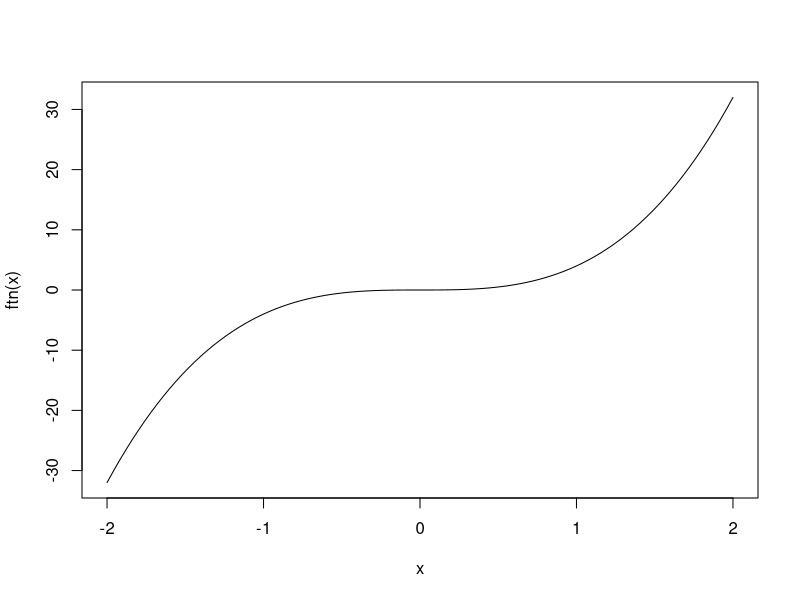
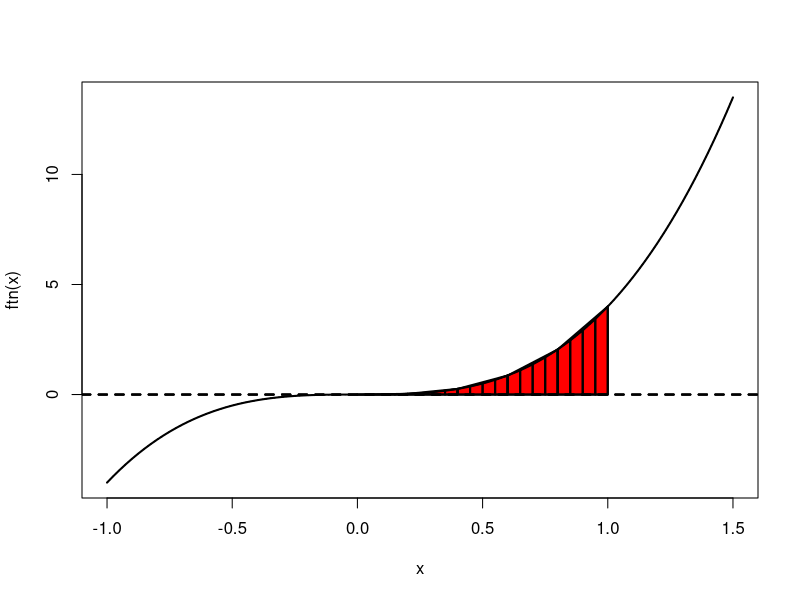
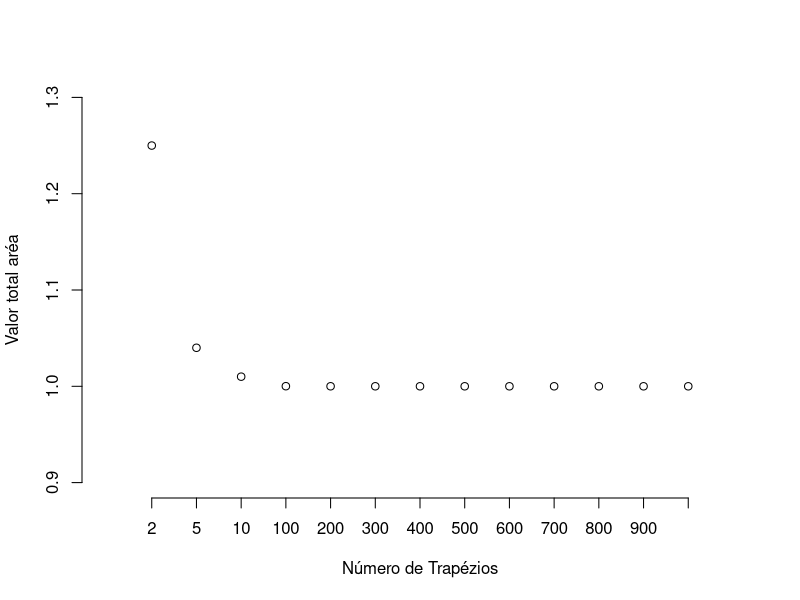
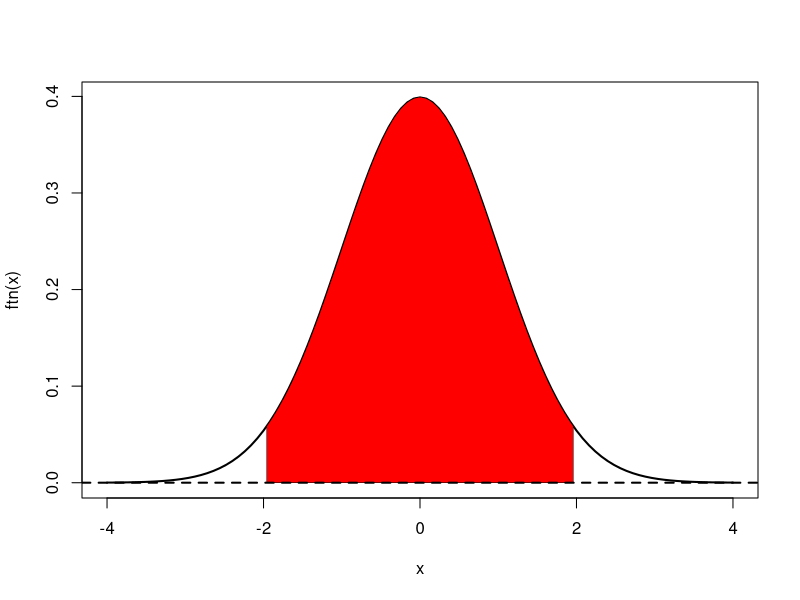
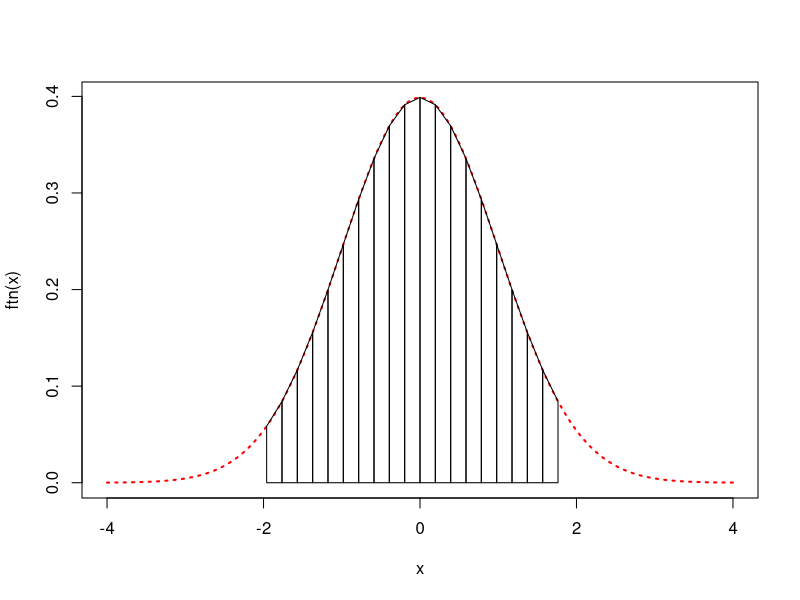

Write R code to recreate these figures, in order.
trapezoid <- function(ftn, a, b, n = 100) {
  h <- (b-a)/n
  x.vec <- seq(a, b, by = h)
  f.vec <- sapply(x.vec, ftn)
  T <- h*(f.vec[1]/2 + sum(f.vec[2:n]) + f.vec[n+1]/2)
  return(T)
}

ftn <- function(x) return(4 * x^3)

#figura 1
curve(ftn(x),-2,2)


#figura 2
curve(ftn(x),-1,1.5,lwd=2)
polygon(c(seq(0,1,length=1000),rev(seq(0,1,length=1000))),c(ftn(seq(0,1,length=1000)),rep(0,1000)),col="red",lwd=0.5)
abline(h=0,lty=2,lwd=2)


#figura 3
a=0
b=1
n=5
h <- (b-a)/n
x.vec <- seq(a, b, by = h)
f.vec <- sapply(x.vec, ftn)
curve(ftn(x),-1,1.5,lwd=1,lty=3,add=T)
for(i in 2:(n+1)) {
    polygon(c(x.vec[i],x.vec[i],x.vec[i-1],x.vec[i-1]),c(0,f.vec[i],f.vec[i-1],0),lwd=2)
}
abline(h=0,lty=2,lwd=2)


#figura 4
n=20
h <- (b-a)/n
x.vec <- seq(a, b, by = h)
f.vec <- sapply(x.vec, ftn)
curve(ftn(x),-1,1.5,lwd=1,lty=3,add=T)
for(i in 2:(n+1)) {
    polygon(c(x.vec[i],x.vec[i],x.vec[i-1],x.vec[i-1]),c(0,f.vec[i],f.vec[i-1],0),lwd=2)
}
abline(h=0,lty=2,lwd=2)

#
trapezoid(ftn, 0, 1, n = 2)
trapezoid(ftn, 0, 1, n = 40)
trapezoid(ftn, 0, 1, n = 60)
trapezoid(ftn, 0, 1, n = 1000)

#figura 5
plot(0,0,type="n",xlim=c(0,14),ylim=c(0.9,1.3),frame=F,xaxt="n",xlab="Número de Trapézios",ylab="Valor total aréa")
pontos<-c(2,5,10,seq(100,1000,by=100))
for(i in 1:13) {
    points(i,trapezoid(ftn, 0, 1, n = pontos[i]))
}
axis(1,at=1:13,label=pontos)

#
integrate(ftn,0,1)

#figura 6
curve(1/(1*sqrt(2*pi))*exp(-x^2/(2*1^2)),-4,4,add=T,lty=2,lwd=2)

#figura 7
ftn <- function(x) return(1/sqrt(2*pi)*exp(-x^2/2))
curve(ftn(x),-4,4,lwd=2)
polygon(c(seq(-1.96,1.96,length=1000),rev(seq(-1.96,1.96,length=1000))),c(ftn(seq(-1.96,1.96,length=1000)),rep(0,1000)),col="red",lwd=0.5)
abline(h=0,lty=2,lwd=2)

#figura 8
a=-1.96
b=1.96
n=20
h <- (b-a)/n
x.vec <- seq(a, b, by = h)
f.vec <- sapply(x.vec, ftn)
T <- h*(f.vec[1]/2 + sum(f.vec[2:n]) + f.vec[n+1]/2)
curve(ftn(x),-4,4,lwd=2,lty=3,col="red")
for(i in 2:n) {
    polygon(c(x.vec[i],x.vec[i],x.vec[i-1],x.vec[i-1]),c(0,f.vec[i],f.vec[i-1],0))
}

trapezoid(ftn, -1.96, 1.96, n = 20)
integrate(ftn,-1.96,1.96)
integrate(dnorm,-1.96,1.96)
integrate(dnorm,-Inf,Inf)
